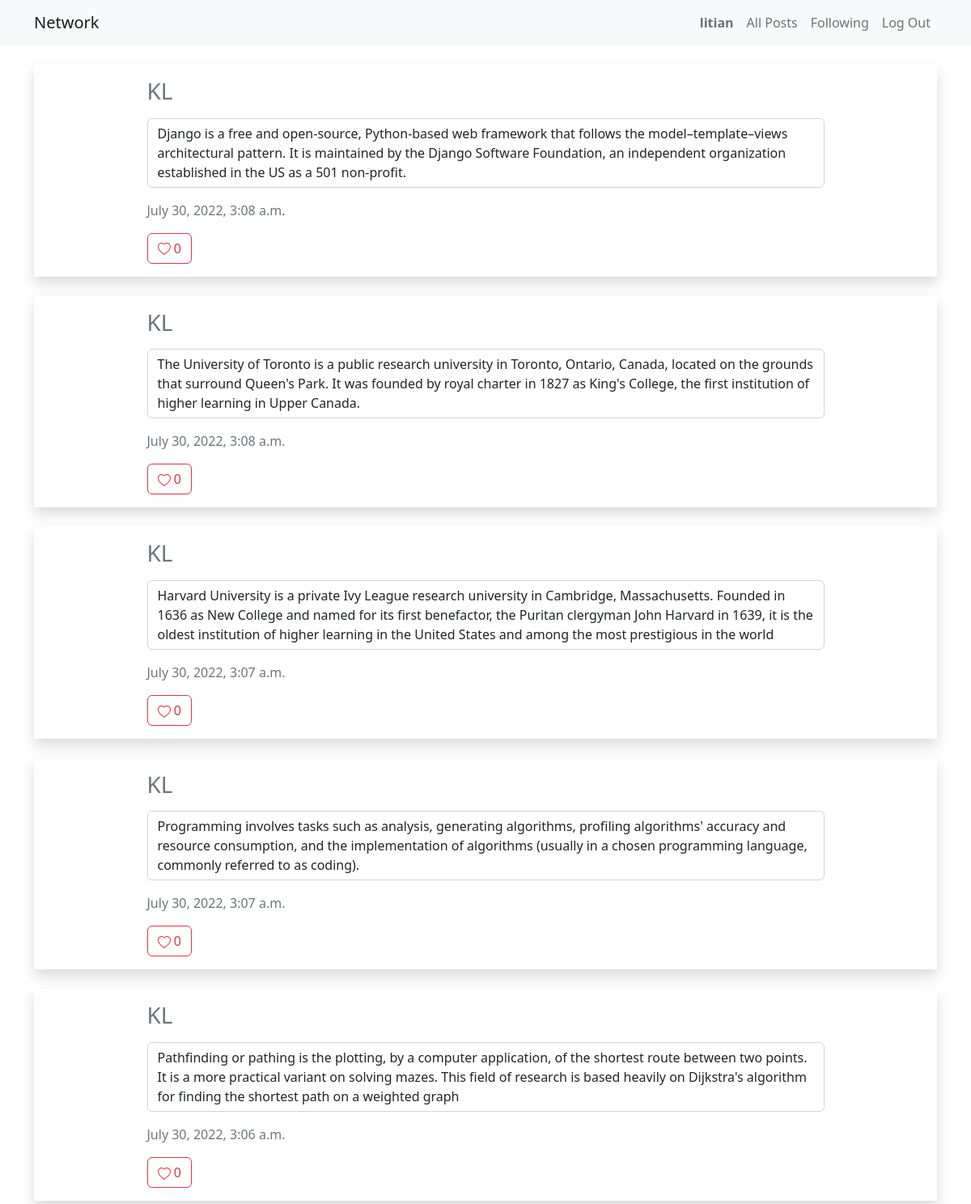
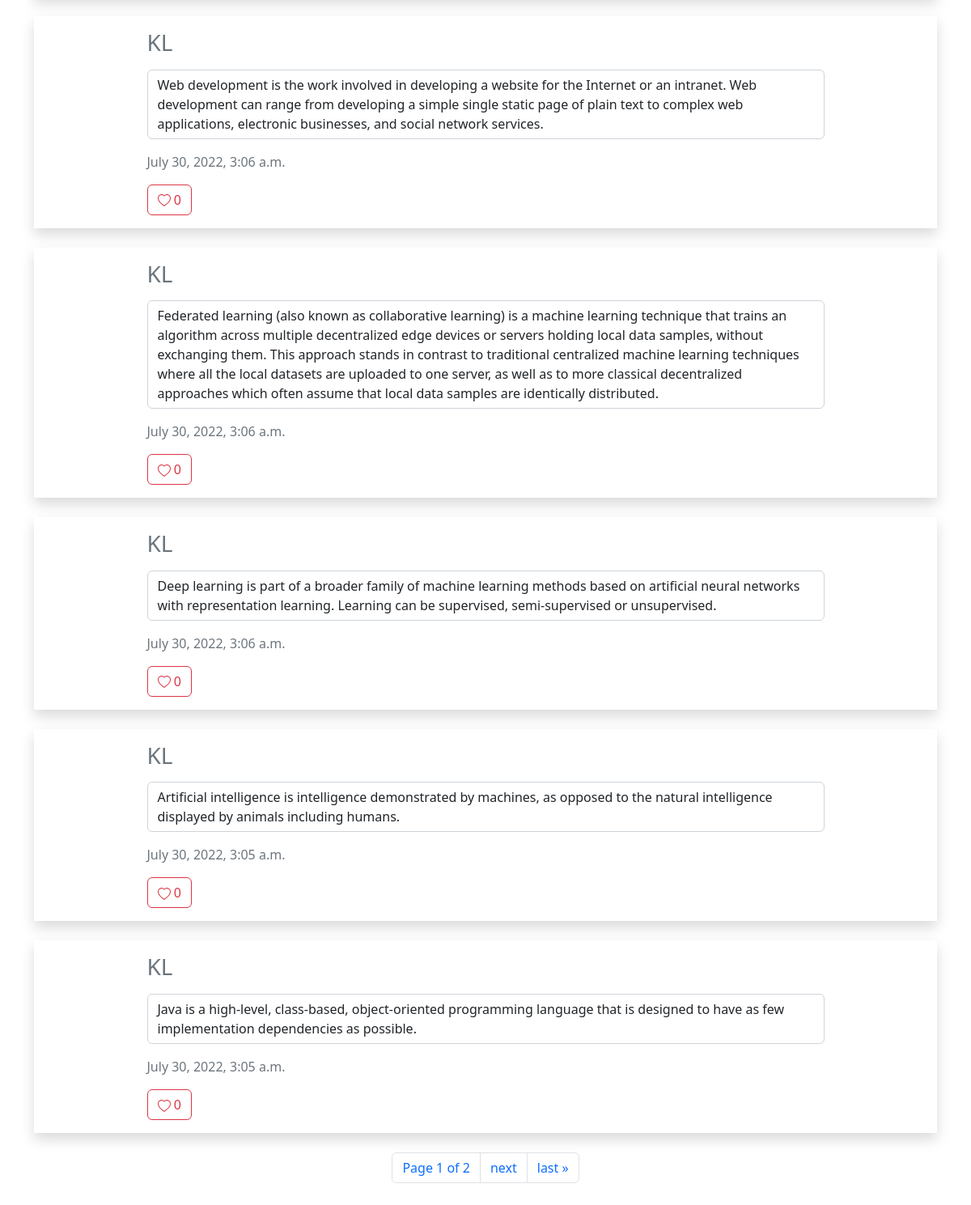
Page /following (signed in) on the committed database (2 pictures, top to bottom).
### network/models.py (models this page shows, shortened)
class User(AbstractUser):
    """ All Users """

class Post(models.Model):
    owner = models.ForeignKey(User, on_delete=models.CASCADE, related_name='posts')
    content = models.TextField()
    likes = models.IntegerField(default=0)
    timestamp = models.DateTimeField(auto_now_add=True)

### network/views.py (the view)
# urls.py: path("following", views.following, name="following"),
@login_required(login_url="login")
def following(request):
    usr = User.objects.get(username=request.user)
    followed_users = [followed.user2 for followed in usr.following_others.all()]
    posts = Post.objects.filter(owner__in=followed_users).order_by('-timestamp')
    paginator = Paginator(posts, 10) # Show 25 contacts per page.
    page_number = request.GET.get('page')
    page_obj = paginator.get_page(page_number)
    return render(request, 'network/following.html', {
        "posts": page_obj
    })

### network/templates/network/following.html (shortened to what this page needs)
{% extends "network/layout.html" %}
{% load static %}
{% block body %}
{% for post in posts %}
{% if forloop.last %}
<div class="shadow my-4 py-3">
{% else %}
<div class="shadow mt-4 py-3">
{% endif %}
    <div class="w-75 m-auto">
        <h3>
            <a href="{% url 'profile' post.owner %}" class="text-secondary text-decoration-none">
                {{ post.owner }}
            </a>
        </h3>
        <p class="form-control mt-3 original-content">{{ post.content }}</p>
        <p class="text-secondary">{{ post.timestamp }}</p>
        {% if user.is_authenticated %}
        <div class="d-flex">
            <button type="button" class="btn btn-outline-danger like-btn" data-id="{{ post.id }}">
                <span>{{ post.likes }}</span>
            </button>
        </div>
        {% endif %}
    </div>
</div>
{% if forloop.last %}
<div class="d-flex justify-content-center align-items-center my-4">
    <nav aria-label="Page navigation example">
        <ul class="pagination">
            <li class="page-item"><a class="page-link" href="#">Page {{ posts.number }} of {{ posts.paginator.num_pages }}</li></a>
            {% if posts.has_next %}
            <li class="page-item"><a class="page-link" href="?page={{ posts.next_page_number }}">next</a></li>
            <li class="page-item"><a class="page-link" href="?page={{ posts.paginator.num_pages }}">last &raquo;</a></li>
            {% endif %}
        </ul>
    </nav>
</div>
{% endif %}
{% empty %}
<div class="d-flex justify-content-center align-items-center mt-4">
    <h2>No Posts</h2>
</div>
{% endfor %}
{% endblock %}

### network/templates/network/layout.html (shortened to what this page needs)
{% load static %}
<!DOCTYPE html>
<html lang="en">
<head>
    <link href="https://cdn.jsdelivr.net/npm/bootstrap@5.2.0/dist/css/bootstrap.min.css" rel="stylesheet"
>
    <link href="{% static 'network/styles.css' %}" rel="stylesheet">
</head>
<body>
    <nav class="navbar navbar-expand-lg navbar-light bg-light">
        <div class="container">
            <a class="navbar-brand" href="{% url 'index' %}">Network</a>
            <div>
                <ul class="navbar-nav ms-auto">
                    {% if user.is_authenticated %}
                    <li class="nav-item">
                        <a class="nav-link" href="{% url 'profile' user.username %}"><strong>{{ user.username }}</strong></a>
                    </li>
                    {% endif %}
                    <li class="nav-item">
                        <a class="nav-link" href="{% url 'index' %}">All Posts</a>
                    </li>
                    {% if user.is_authenticated %}
                    <li class="nav-item">
                        <a class="nav-link" href="{% url 'following' %}">Following</a>
                    </li>
                    <li class="nav-item">
                        <a class="nav-link" href="{% url 'logout' %}">Log Out</a>
                    </li>
                    {% endif %}
                </ul>
            </div>
        </div>
    </nav>
    <div class="body container">
        {% block body %}
        {% endblock %}
    </div>
</body>
</html>

### network/static/network/styles.css (style rules this page uses)
body { overflow-y: scroll !important; }

### rows in the picture
User: username "litian"
Post: owner "KL", content "Django is a free and open-source, Python-based web framework that follows the model–template–views architectural pattern. It is maintained by the Django Software Foundation, an independent organization established in the US as a 501 non-profit.", timestamp "July 30, 2022, 3:08 a.m.", likes "0"
Post: owner "KL", content "The University of Toronto is a public research university in Toronto, Ontario, Canada, located on the grounds that surround Queen's Park. It was founded by royal charter in 1827 as King's College, the first institution of higher learning in Upper Canada.", timestamp "July 30, 2022, 3:08 a.m.", likes "0"
Post: owner "KL", content "Harvard University is a private Ivy League research university in Cambridge, Massachusetts. Founded in 1636 as New College and named for its first benefactor, the Puritan clergyman John Harvard in 1639, it is the oldest institution of higher learning in the United States and among the most prestigious in the world", timestamp "July 30, 2022, 3:07 a.m.", likes "0"
Post: owner "KL", content "Programming involves tasks such as analysis, generating algorithms, profiling algorithms' accuracy and resource consumption, and the implementation of algorithms (usually in a chosen programming language, commonly referred to as coding).", timestamp "July 30, 2022, 3:07 a.m.", likes "0"
Post: owner "KL", content "Pathfinding or pathing is the plotting, by a computer application, of the shortest route between two points. It is a more practical variant on solving mazes. This field of research is based heavily on Dijkstra's algorithm for finding the shortest path on a weighted graph", timestamp "July 30, 2022, 3:06 a.m.", likes "0"
Post: owner "KL", content "Web development is the work involved in developing a website for the Internet or an intranet. Web development can range from developing a simple single static page of plain text to complex web applications, electronic businesses, and social network services.", timestamp "July 30, 2022, 3:06 a.m.", likes "0"
Post: owner "KL", content "Federated learning (also known as collaborative learning) is a machine learning technique that trains an algorithm across multiple decentralized edge devices or servers holding local data samples, without exchanging them. This approach stands in contrast to traditional centralized machine learning techniques where all the local datasets are uploaded to one server, as well as to more classical decentralized approaches which often assume that local data samples are identically distributed.", timestamp "July 30, 2022, 3:06 a.m.", likes "0"
Post: owner "KL", content "Deep learning is part of a broader family of machine learning methods based on artificial neural networks with representation learning. Learning can be supervised, semi-supervised or unsupervised.", timestamp "July 30, 2022, 3:06 a.m.", likes "0"
Post: owner "KL", content "Artificial intelligence is intelligence demonstrated by machines, as opposed to the natural intelligence displayed by animals including humans.", timestamp "July 30, 2022, 3:05 a.m.", likes "0"
Post: owner "KL", content "Java is a high-level, class-based, object-oriented programming language that is designed to have as few implementation dependencies as possible.", timestamp "July 30, 2022, 3:05 a.m.", likes "0", number "1", paginator.num_pages "2"
